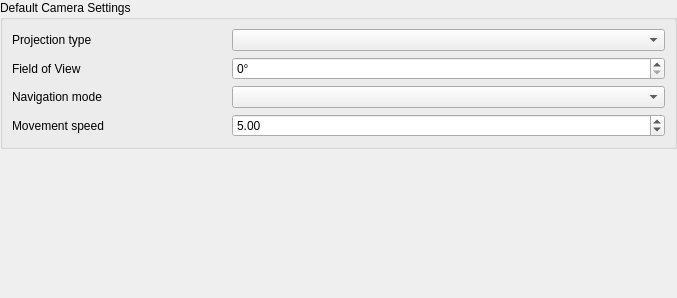
<?xml version="1.0" encoding="UTF-8"?>
<ui version="4.0">
 <class>Qgs3DOptionsBase</class>
 <widget class="QWidget" name="Qgs3DOptionsBase">
  <property name="modal" stdset="0">
   <bool>false</bool>
  </property>
  <property name="geometry">
   <rect>
    <x>0</x>
    <y>0</y>
    <width>677</width>
    <height>298</height>
   </rect>
  </property>
  <property name="windowTitle">
   <string>3D Options</string>
  </property>
  <layout class="QVBoxLayout" name="verticalLayout_6">
   <property name="leftMargin">
    <number>0</number>
   </property>
   <property name="topMargin">
    <number>0</number>
   </property>
   <property name="rightMargin">
    <number>0</number>
   </property>
   <property name="bottomMargin">
    <number>0</number>
   </property>
   <item>
    <widget class="QSplitter" name="mSplitter">
     <property name="orientation">
      <enum>Qt::Vertical</enum>
     </property>
     <widget class="QScrollArea" name="scrollArea">
      <property name="frameShape">
       <enum>QFrame::NoFrame</enum>
      </property>
      <property name="widgetResizable">
       <bool>true</bool>
      </property>
      <widget class="QWidget" name="scrollAreaWidgetContents">
       <property name="geometry">
        <rect>
         <x>0</x>
         <y>0</y>
         <width>677</width>
         <height>298</height>
        </rect>
       </property>
       <layout class="QGridLayout" name="gridLayout_2">
        <property name="leftMargin">
         <number>0</number>
        </property>
        <property name="topMargin">
         <number>0</number>
        </property>
        <property name="rightMargin">
         <number>0</number>
        </property>
        <property name="bottomMargin">
         <number>0</number>
        </property>
        <item row="0" column="0">
         <widget class="QGroupBox" name="cameraTerrain">
          <property name="title">
           <string>Default Camera Settings</string>
          </property>
          <layout class="QGridLayout" name="gridLayout">
           <item row="1" column="0">
            <widget class="QLabel" name="labelCameraProjectionType">
             <property name="text">
              <string>Projection type</string>
             </property>
            </widget>
           </item>
           <item row="2" column="1" colspan="2">
            <widget class="QgsSpinBox" name="spinCameraFieldOfView">
             <property name="suffix">
              <string>°</string>
             </property>
             <property name="maximum">
              <number>180</number>
             </property>
            </widget>
           </item>
           <item row="2" column="0">
            <widget class="QLabel" name="labelFieldofView">
             <property name="text">
              <string>Field of View</string>
             </property>
            </widget>
           </item>
           <item row="1" column="1" colspan="2">
            <widget class="QComboBox" name="cboCameraProjectionType"/>
           </item>
           <item row="3" column="0">
            <widget class="QLabel" name="labelCameraNavigationMode">
             <property name="text">
              <string>Navigation mode</string>
             </property>
            </widget>
           </item>
           <item row="3" column="1" colspan="2">
            <widget class="QComboBox" name="mCameraNavigationModeCombo"/>
           </item>
           <item row="4" column="1" colspan="2">
            <widget class="QgsDoubleSpinBox" name="mCameraMovementSpeed">
             <property name="minimum">
              <double>0.010000000000000</double>
             </property>
             <property name="singleStep">
              <double>1.000000000000000</double>
             </property>
             <property name="value">
              <double>5.000000000000000</double>
             </property>
            </widget>
           </item>
           <item row="4" column="0">
            <widget class="QLabel" name="labelMovementSpeed">
             <property name="text">
              <string>Movement speed</string>
             </property>
            </widget>
           </item>
          </layout>
         </widget>
        </item>
        <item row="1" column="0">
         <spacer name="verticalSpacer">
          <property name="orientation">
           <enum>Qt::Vertical</enum>
          </property>
          <property name="sizeHint" stdset="0">
           <size>
            <width>20</width>
            <height>40</height>
           </size>
          </property>
         </spacer>
        </item>
       </layout>
      </widget>
     </widget>
    </widget>
   </item>
  </layout>
 </widget>
 <customwidgets>
  <customwidget>
   <class>QgsDoubleSpinBox</class>
   <extends>QDoubleSpinBox</extends>
   <header>qgsdoublespinbox.h</header>
  </customwidget>
  <customwidget>
   <class>QgsSpinBox</class>
   <extends>QSpinBox</extends>
   <header>qgsspinbox.h</header>
  </customwidget>
 </customwidgets>
 <tabstops>
  <tabstop>scrollArea</tabstop>
 </tabstops>
 <resources/>
 <connections/>
</ui>
